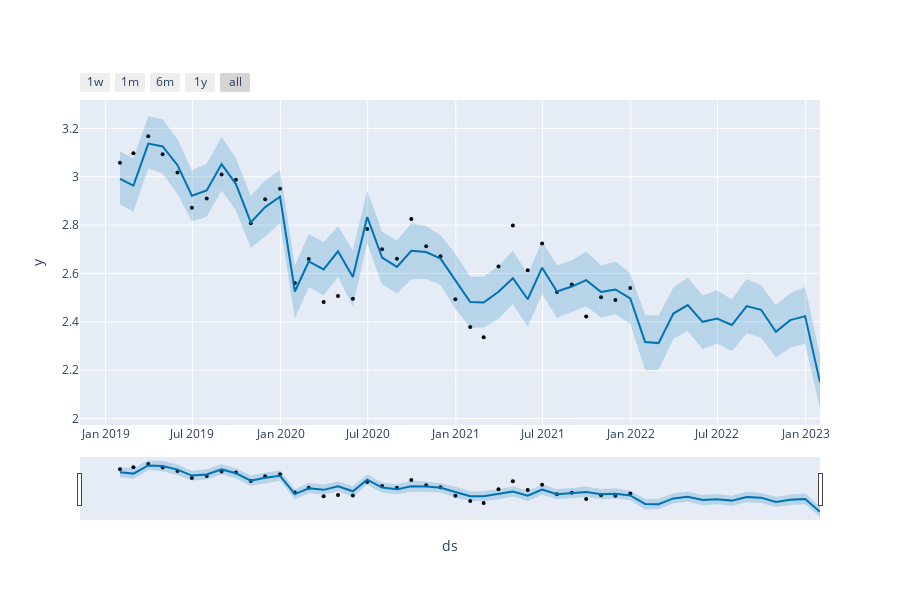

Notebook code for this chart:
### Code cell
plot_plotly(m5, predictions5)
